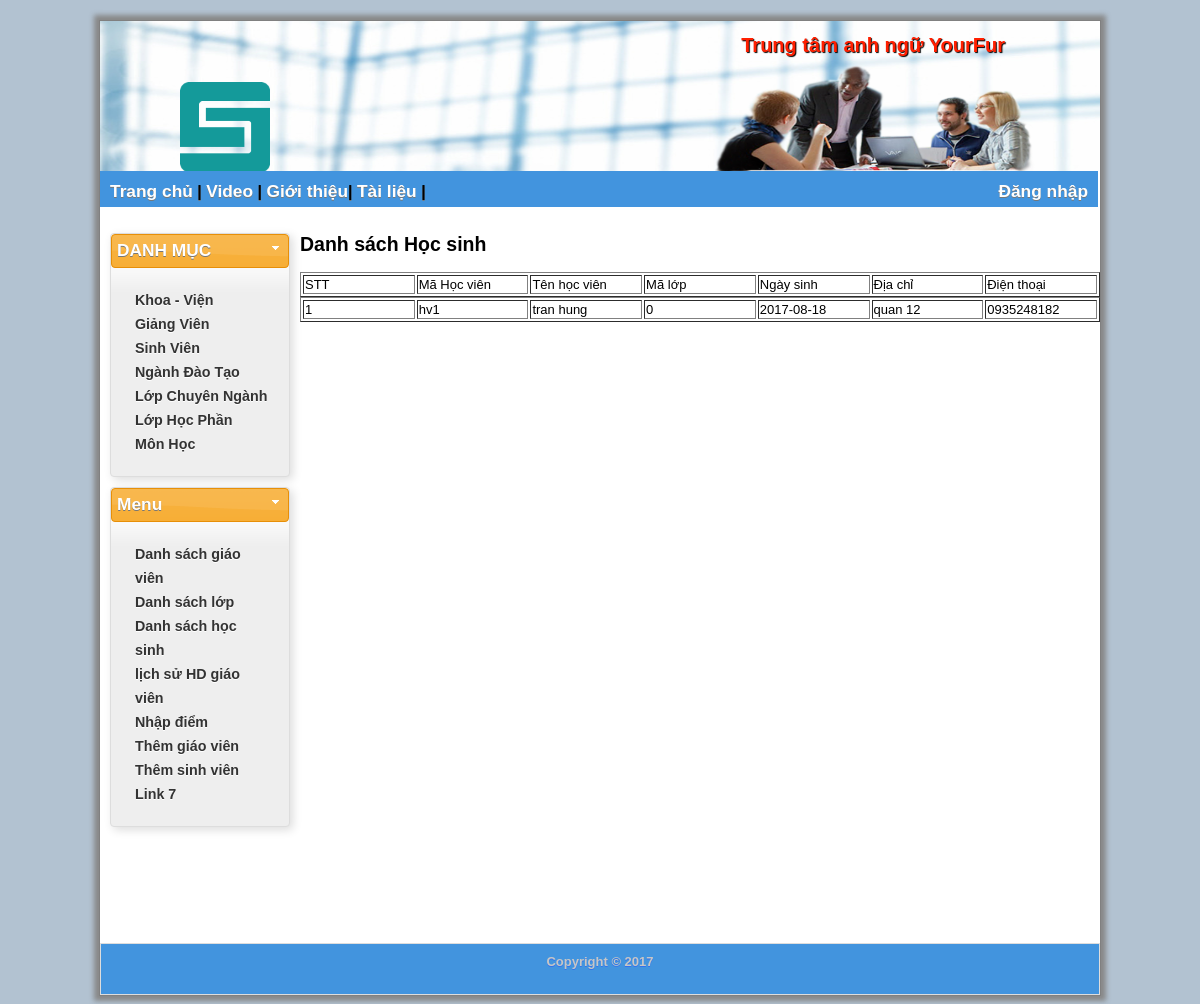
/studentlist_onclass.php, run on the app's committed database.
### tables this page shows
CREATE TABLE `hocvien` (
  `MaHV` varchar(11) NOT NULL,
  `TenHV` varchar(30) NOT NULL,
  `MaLop` int(10) NOT NULL,
  `NgaySinh` date NOT NULL,
  `DiaChi` varchar(200) NOT NULL,
  `DienThoai` varchar(15) NOT NULL,
  `QueQuan` varchar(50) NOT NULL,
  `password` varchar(50) NOT NULL
);

### studentlist_onclass.php (the view, shortened to what this page needs)
<?php
require "header.php";?>
	<div id="contentWrapper" >
			<div id="leftSide" >
				<div class="group-box" id="danhmuc">
						<div class="title">DANH MỤC</div>
						<div class="group-box-content">
							<ul>
								<li> <a href="khoa.php">Khoa - Viện</a> </li>
								<li> <a href="giangvien.php">Giảng Viên</a> </li>
								<li> <a href="sinhvien.php">Sinh Viên</a> </li>
								<li> <a href="nganh.php">Ngành Đào Tạo</a> </li>
								<li> <a href="lopchuyennganh.php">Lớp Chuyên Ngành</a> </li>
								<li> <a href="lophocphan.php">Lớp Học Phần</a> </li>
								<li> <a href="monhoc.php">Môn Học</a> </li>
							</ul>
						</div>
				</div>
				<div class="group-box">
						<div class="title">Menu</div>
						<div class="group-box-content">
						<ul>
							<li> <a href="teacherlist.php">Danh sách giáo viên</a> </li>
							<li> <a href="classlist.php">Danh sách lớp</a> </li>
							<li> <a href="studentlist.php">Danh sách học sinh</a> </li>
							<li> <a href="contractlist.php">lịch sử HD giáo viên</a> </li>
							<li> <a href="ketqua.php">Nhập điểm</a> </li>
							<li> <a href="uploadfile.php">Thêm giáo viên</a> </li>
							<li> <a href="addstudent.php">Thêm sinh viên</a> </li>
							<li> <a href="index.php">Link 7</a> </li>
						</ul>
						</div>
				</div>
			</div>
		<div id="mainContent">
		<h2 color='red' >Danh sách Học sinh</a></h2>
	<table align='center' width='800' border='1'>
	<tr>
	<td width='80'>STT</td>
	<td width='80'>Mã Học viên</td>
	<td width='80'>Tên học viên</td>
	<td width='80'>Mã lớp</td>
	<td width='80'>Ngày sinh</td>
	<td width='80'>Địa chỉ</td>
	<td width='80'>Điện thoại</td>
	</tr>
	</table>
	<?php
	$ml = $_GET['class_id'];
	$conn=mysqli_connect('localhost','root','','ttta') or die("can't connect this database");
	$sql="select * from hocvien where MaLop = '".$ml."' ";
	$query=mysqli_query($conn,$sql);
	if(mysqli_num_rows($query) == " ")
	{
	echo "<tr><td colspan='6' align='center'>Chua co username nao</td></tr>";
	}
	else
	{
	$stt=0;
	while($row=mysqli_fetch_array($query))
	{
	$stt++;
	echo "<table align='center' width='800' border='1'>";
	echo "<tr>";
	echo "<td width='80' >$stt</td>";
	echo "<td width='80' >$row[MaHV]</td>";
	echo "<td width='80' >$row[TenHV]</td>";
	echo "<td width='80' >$row[MaLop]</td>";
	echo "<td width='80' >$row[NgaySinh]</td>";
	echo "<td width='80' >$row[DiaChi]</td>";
	echo "<td width='80' >$row[DienThoai]</td>";
	echo "</tr>";
	echo "</table>";
	}
}
?>
<?php require "footer.php";?>

### css/style.css (style rules this page uses)
body { background-color: #B2C2D1; }
a { text-decoration: none; border: none; }
#contentWrapper { position: relative; width:1000px; min-height: 720px; }
#leftSide { position: absolute; top: 10px; left:10px; width: 180px; float: left; min-height: 250px; }
#mainContent { position: relative; top: 10px; left:200px; width: 790px; min-height: 520px; }
.group-box-content { padding: 10px; }
#leftSide .group-box-content ul { list-style: none; margin: 0px; padding: 10px; }
#leftSide .group-box-content ul li { text-shadow: 0 1px 0 #fff; font-weight:bold; line-height: 24px; padding-left: 4px; cursor: pointer; }
.group-box { margin-bottom: 10px; -moz-box-shadow:2px 2px 5px #ccc; -webkit-box-shadow:2px 2px 5px #ccc; box-shadow:3px 3px 10px #ddd; }
.group-box .title { height: 22px; padding: 5px; font-size:13pt; font-weight:bold; text-shadow:0 1px 0 #777; }

### data on the page
hocvien: MaHV "hv1", TenHV "tran hung", MaLop "0", NgaySinh "2017-08-18", DiaChi "quan 12", DienThoai "0935248182"
